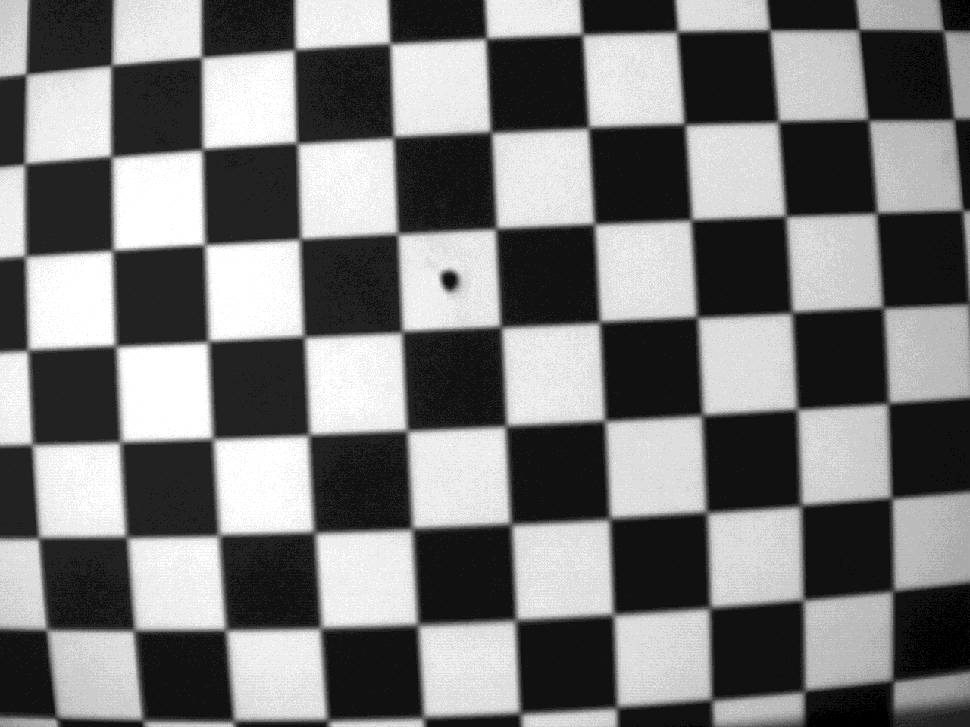
#> input picture data/steep-chess/0.6/570nm.tif, 970 x 727 px, shrunk from 1280 x 960 before the run
$ python -i image_processing.py   (imports and definitions only)   (older library calls are emulated)
#> lines starting #> are read from the running program, lines starting #| are printed output that depends on the picture
#> further down, picture is the input picture: shape (727, 970, 3); min 0, max 15, mean 7.12
import cv2
import numpy as np
import rasterio
import math
import os

from skimage.feature import hessian_matrix, hessian_matrix_eigvals
from numpy.fft import fft2, ifft2, fftshift
import scipy.ndimage.interpolation as ndii

# [32 lines left out: functions gradient_normalize, false_color_normalize, gaussian_kernel_1d, not called in this run]

def build_gradient_single(img, scale = 0.15, delta=0, method='Scharr'):
#> called with scale = 0.15, delta = 0, method = 'Scharr'
    clahe = cv2.createCLAHE(clipLimit=2.0, tileGridSize=(8,8))

    if method == 'Sobel':
        grad_x = cv2.Sobel(img, cv2.CV_32F, 1, 0, scale=scale, delta=delta, borderType=cv2.BORDER_DEFAULT)
        grad_y = cv2.Sobel(img, cv2.CV_32F, 0, 1, scale=scale, delta=delta, borderType=cv2.BORDER_DEFAULT)
        abs_grad_x = cv2.convertScaleAbs(grad_x)
        abs_grad_y = cv2.convertScaleAbs(grad_y)
        grad = cv2.addWeighted(abs_grad_x, 0.5, abs_grad_y, 0.5, 0)
        grad = gradient_normalize(grad, q=0.001)
    elif method == 'Gauss':
        sigma = 1
        sze = np.fix(6*sigma);
        gauss = gaussian_kernel_1d(sigma, 0, np.int(sze)//2);
        second = gaussian_kernel_1d(sigma, 2, np.int(sze)//2);
        Gxx = (gauss.T * second)#[:, :, np.newaxis]
        Gyy = (gauss * second.T)#[:, :, np.newaxis]
        grad_x = cv2.filter2D(img, -1, Gxx)
        grad_y = cv2.filter2D(img, -1, Gyy)
        abs_grad_x = cv2.convertScaleAbs(grad_x)
        abs_grad_y = cv2.convertScaleAbs(grad_y)
        grad = cv2.addWeighted(abs_grad_x, 0.5, abs_grad_y, 0.5, 0)
        grad = gradient_normalize(grad, q=0.001)
    elif method == 'Laplacian':
        grad = cv2.Laplacian(img, cv2.CV_32F, ksize=3)
    elif method == 'Canny':
        grad = cv2.Canny(img.astype('uint8'), 125, 125)
    elif method == 'Ridge':
        H_elems = hessian_matrix(img, sigma=1-scale, order='rc')
        maxima_ridges, minima_ridges = hessian_matrix_eigvals(H_elems)
        grad = minima_ridges
        grad = 255-gradient_normalize(grad, q=0.001)
    else:
        grad_x = cv2.Scharr(img, cv2.CV_32F, 1, 0, scale=scale, delta=delta, borderType=cv2.BORDER_DEFAULT)
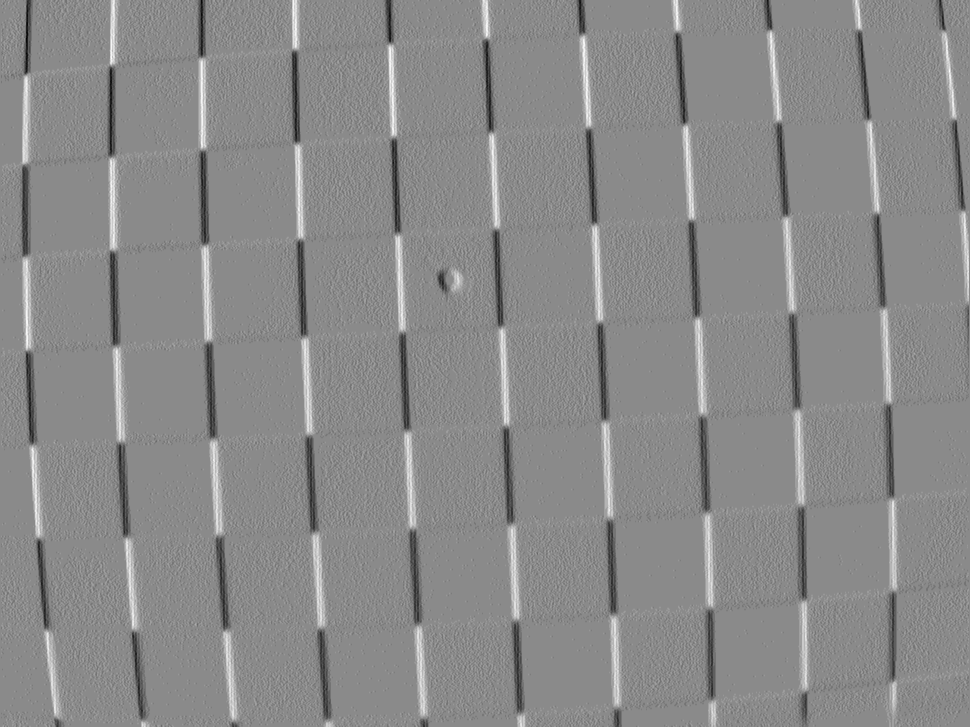
#> grad_x: shape (727, 970, 3) float32; min -15.45, max 13.05, mean -0.0102; drawn with min black and max white
        grad_y = cv2.Scharr(img, cv2.CV_32F, 0, 1, scale=scale, delta=delta, borderType=cv2.BORDER_DEFAULT)
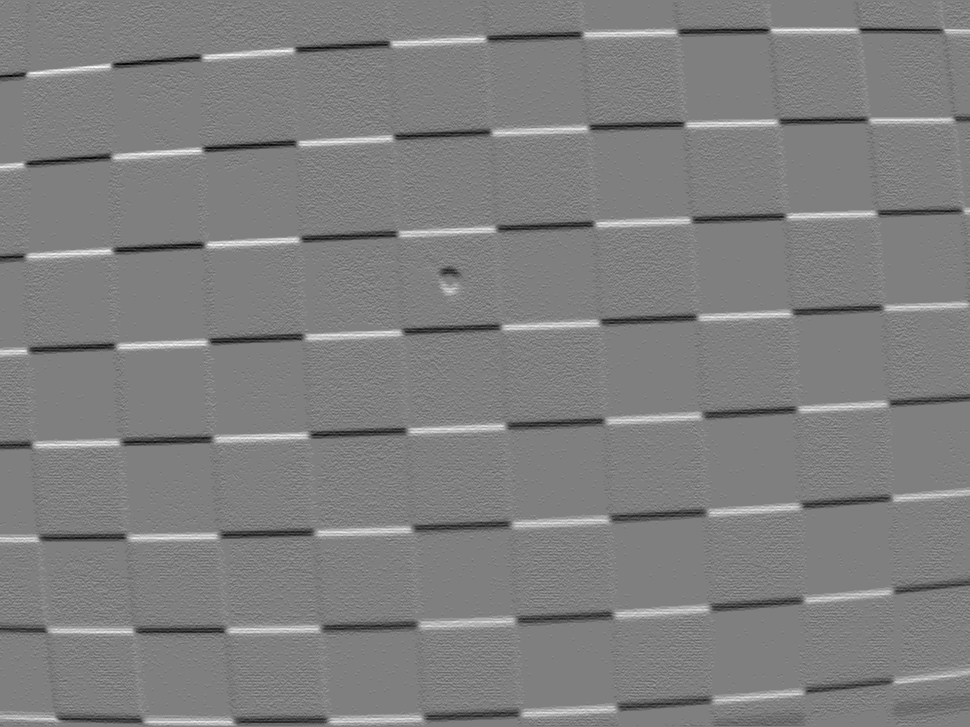
#> grad_y: shape (727, 970, 3) float32; min -14.4, max 14.4, mean -0.0111; drawn with min black and max white
        abs_grad_x = cv2.convertScaleAbs(grad_x)
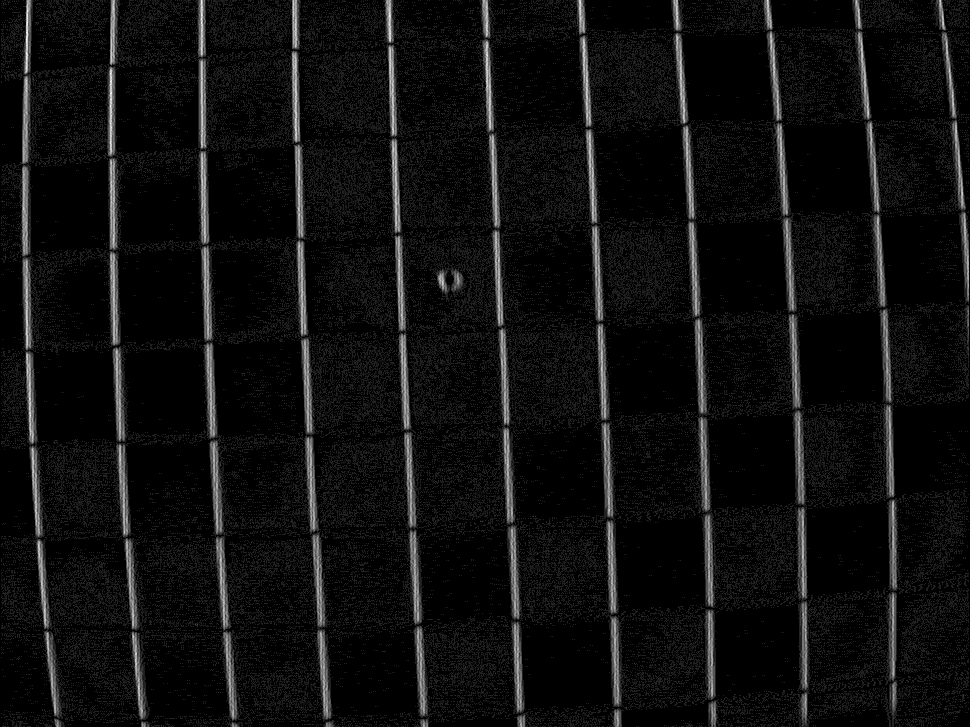
#> abs_grad_x: shape (727, 970, 3); min 0, max 15, mean 0.896; drawn with min black and max white
        abs_grad_y = cv2.convertScaleAbs(grad_y)
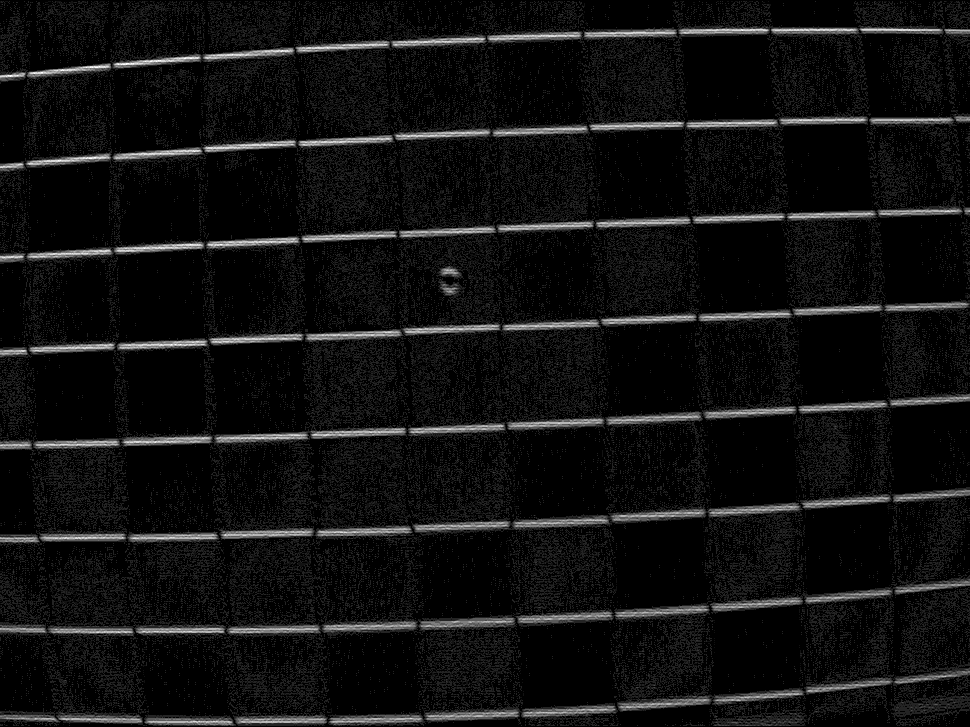
#> abs_grad_y: shape (727, 970, 3); min 0, max 14, mean 0.918; drawn with min black and max white
        grad = cv2.addWeighted(abs_grad_x, 0.5, abs_grad_y, 0.5, 0)
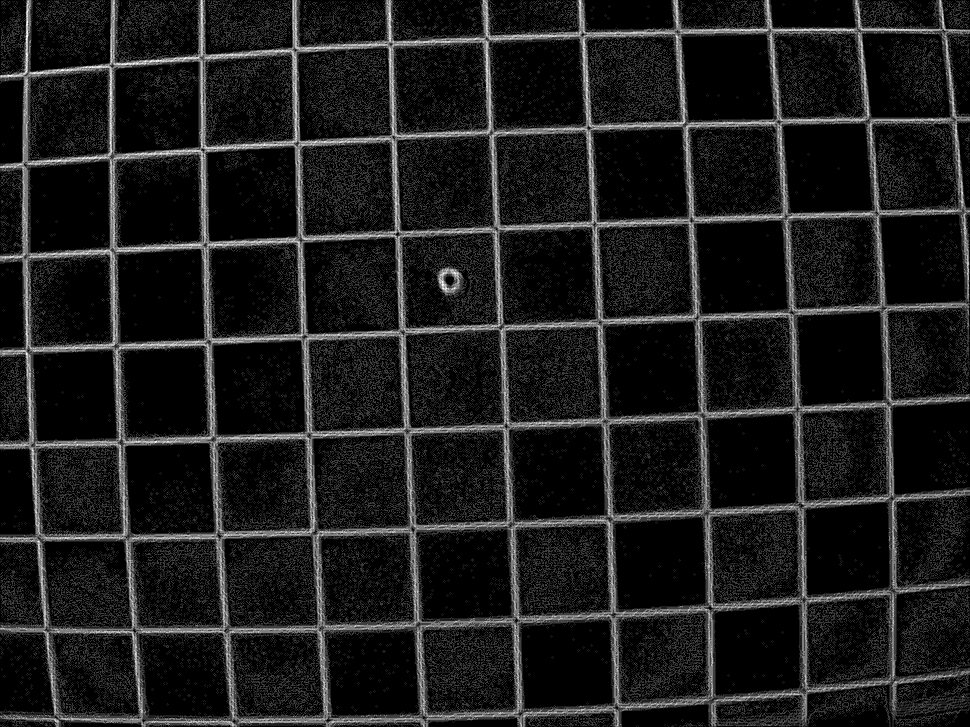
#> grad: shape (727, 970, 3); min 0, max 8, mean 0.886; drawn with min black and max white

    grad = cv2.convertScaleAbs(grad)
    grad = grad.astype('uint8')
#> (the run stopped early here; a loop or call above may not have finished)

$ run again, on data/steep-chess/0.6/710nm.tif
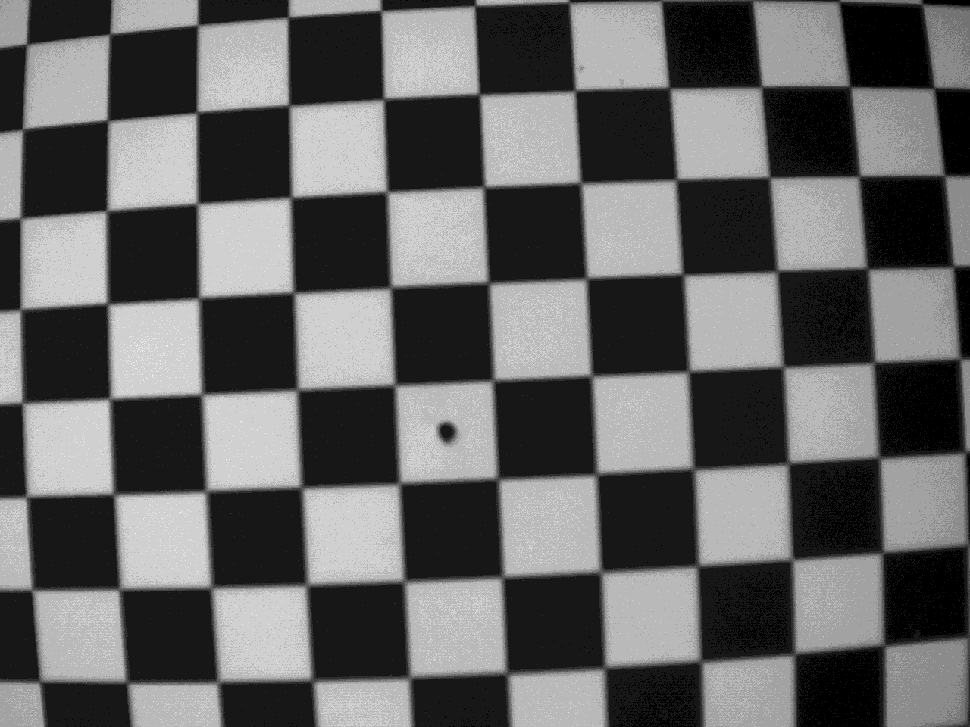
#> input picture data/steep-chess/0.6/710nm.tif, 970 x 727 px, shrunk from 1280 x 960 before the run
#> picture is the input picture: shape (727, 970, 3); min 0, max 11, mean 4.34
#> in build_gradient_single, `grad_y = cv2.Scharr(img, cv2.CV_32F, 0, 1, scale=scale, delta=delta, b..`:
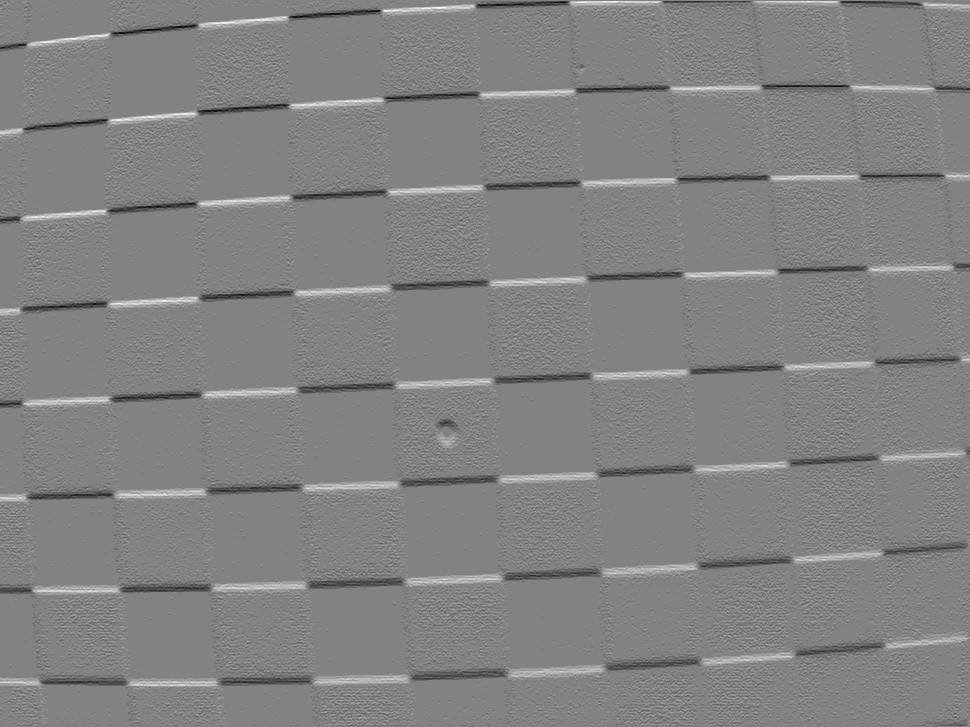
#> grad_y: shape (727, 970, 3) float32; min -11.55, max 11.1, mean 0.00226; drawn with min black and max white
#> in build_gradient_single, `grad = cv2.addWeighted(abs_grad_x, 0.5, abs_grad_y, 0.5, 0)`:
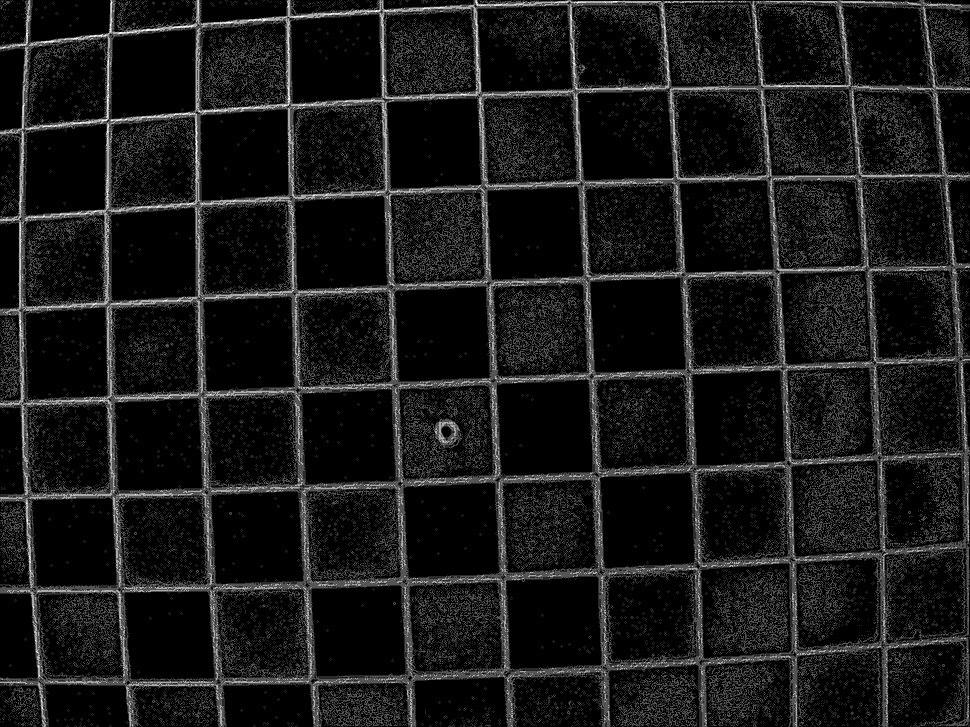
#> grad: shape (727, 970, 3); min 0, max 6, mean 0.568; drawn with min black and max white

$ run again, on data/steep-chess/0.6/850nm.tif
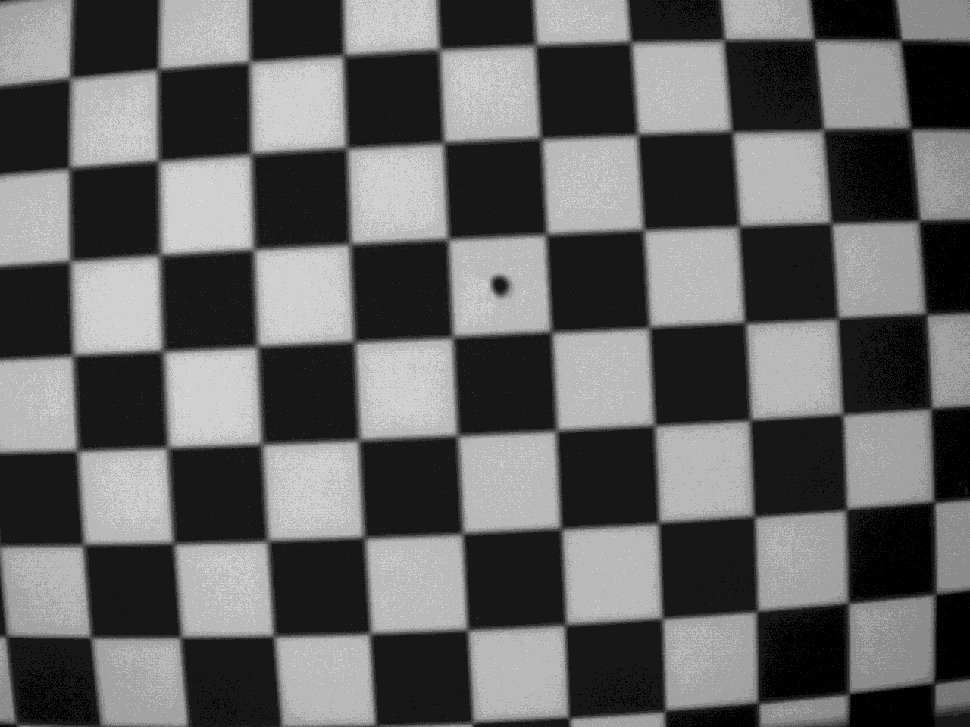
#> input picture data/steep-chess/0.6/850nm.tif, 970 x 727 px, shrunk from 1280 x 960 before the run
#> picture is the input picture: shape (727, 970, 3); min 0, max 11, mean 4.28
#> in build_gradient_single, `grad_y = cv2.Scharr(img, cv2.CV_32F, 0, 1, scale=scale, delta=delta, b..`:
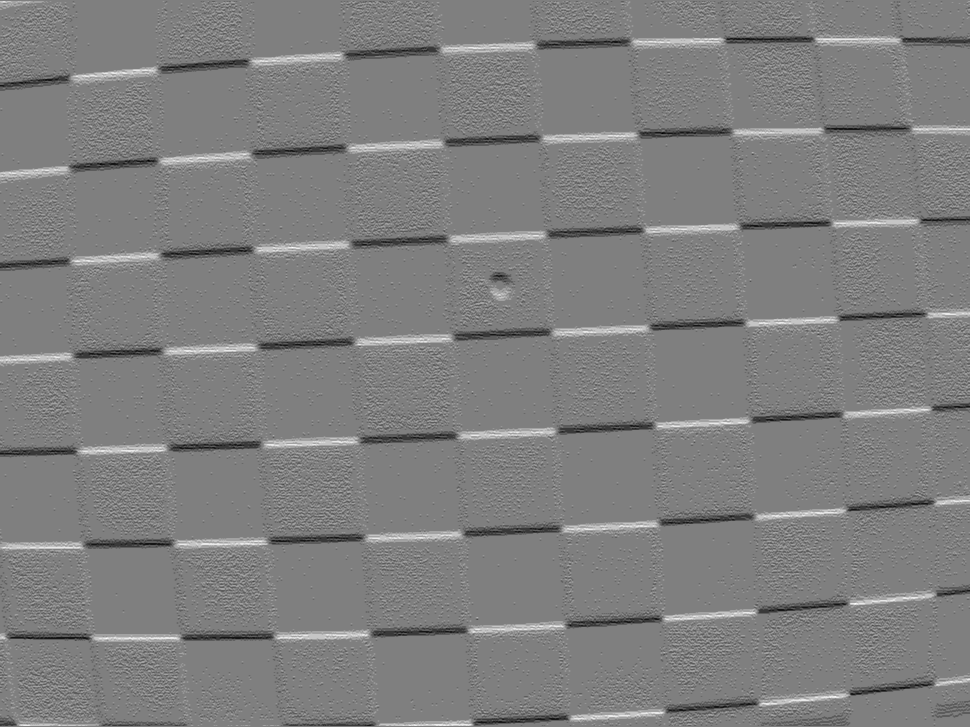
#> grad_y: shape (727, 970, 3) float32; min -8.7, max 8.7, mean -0.00908; drawn with min black and max white
#> in build_gradient_single, `grad = cv2.addWeighted(abs_grad_x, 0.5, abs_grad_y, 0.5, 0)`:
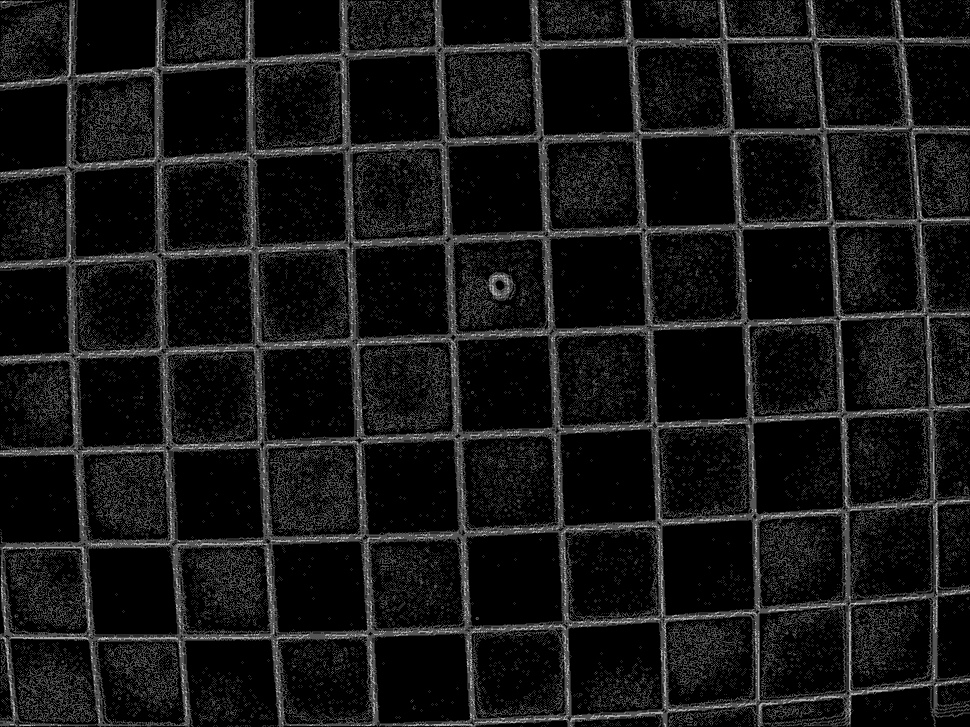
#> grad: shape (727, 970, 3); min 0, max 6, mean 0.53; drawn with min black and max white
